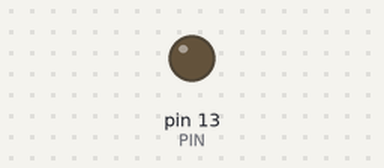
The program below on a simulated Raspberry Pi (header pin numbers). Shown: output pins drawn as LEDs (lit = HIGH). What the program prints to the terminal is not drawn. At 1.0 s the program stops and its outputs stay as they are.

Above: at 0.1 s.
Timing chart, 0 to 2.4 s (numbered marks = the images above):
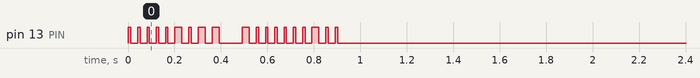

The program:

morse_audio_comm.py
```python
import RPi.GPIO as GPIO
import time
import sys
from morse_code_trans import text2morse_trans
from morse_code_trans import print_morse


PIN = 13
UNIT_TIME = 0.01


def init():
    GPIO.setmode(GPIO.BOARD)
    GPIO.setwarnings(False)
    GPIO.setup(PIN, GPIO.OUT)


def morse_dot():
    GPIO.output(PIN, GPIO.HIGH)
    time.sleep(UNIT_TIME)


def morse_dash():
    GPIO.output(PIN, GPIO.HIGH)
    time.sleep(UNIT_TIME*3)


def morse_char_gap():
    GPIO.output(PIN, GPIO.LOW)
    time.sleep(UNIT_TIME*3)


def morse_word_gap():
    GPIO.output(PIN, GPIO.LOW)
    time.sleep(UNIT_TIME*7)


text = "hey there"  # input()
morse_code = text2morse_trans(text)
print(morse_code)


def transmit_morse(morse_code_list):
    init()

    for word in morse_code_list:
        if word == " ":
            morse_word_gap()

        else:
            for char in word:
                if char == ".":
                    morse_dot()
                    morse_char_gap()
                elif char == "-":
                    morse_dash()
                    morse_char_gap()
                else:
                    continue


transmit_morse(morse_code)
```

morse_code_trans.py
```python
from IMC_symbols import morse_code


def text2morse_trans(text):
    text_ = text.split(" ")
    morse_trans = []
    for word in text_:

        for char in word:
            morse_char = morse_code[char.upper()]
            morse_trans.append(morse_char)
        morse_trans.append(" ")

    return morse_trans


def print_morse(morse_trans_list):
    for m in morse_trans_list:
        if m == " ":
            print("/", end=" ")
        print(m, end="  ")
```

IMC_symbols.py
```python
morse_code = {
    'A': '.-',
    'B': '-...',
    'C': '-.-.',
    'D': '-..',
    'E': '.',
    'F': '..-.',
    'G': '--.',
    'H': '....',
    'I': '..',
    'J': '.---',
    'K': '-.-',
    'L': '.-..',
    'M': '--',
    'N': '-.',
    'O': '---',
    'P': '.--.',
    'Q': '--.-',
    'R': '.-.',
    'S': '...',
    'T': '-',
    'U': '..-',
    'V': '...-',
    'W': '.--',
    'X': '-..-',
    'Y': '-.--',
    'Z': '--..',

    '1': '.----',
    '2': '..---',
    '3': '...--',
    '4': '....-',
    '5': '.....',
    '6': '-....',
    '7': '--...',
    '8': '---..',
    '9': '----.',
    '0': '-----',

    '.': '.-.-.-',
    ',': '--..--',
    '?': '..--..',
    '\'': '.----.',
    '!': '-.-.--',
    '/': '-..-.',
    '(': '-.--.',
    ')': '-.--.-',
    '&': '.-...',
    ':': '---...',
    ';': '-.-.-.',
    '=': '-...-',
    '+': '.-.-.',
    '-': '-....-',
    '_': '..--.-',
    '"': '.-..-.',
    '$': '...-..-',
    '@': '.--.-.'
}
```
